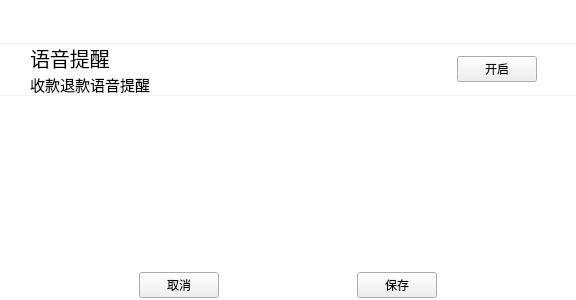
<?xml version="1.0" encoding="UTF-8"?>
<ui version="4.0">
 <class>ReminderSetting</class>
 <widget class="QWidget" name="ReminderSetting">
  <property name="geometry">
   <rect>
    <x>0</x>
    <y>0</y>
    <width>576</width>
    <height>300</height>
   </rect>
  </property>
  <property name="windowTitle">
   <string>Form</string>
  </property>
  <property name="styleSheet">
   <string notr="true">#widget,
#widget_15{
    border: 0px;
    background-color: white;
}

#widget_2{
border-top: 1px solid rgba(243, 243, 243, 1);;
border-bottom: 1px solid rgba(243, 243, 243, 1);;
background-color: white;

}</string>
  </property>
  <layout class="QVBoxLayout" name="verticalLayout" stretch="9,1">
   <property name="spacing">
    <number>0</number>
   </property>
   <property name="leftMargin">
    <number>0</number>
   </property>
   <property name="topMargin">
    <number>0</number>
   </property>
   <property name="rightMargin">
    <number>0</number>
   </property>
   <property name="bottomMargin">
    <number>0</number>
   </property>
   <item>
    <widget class="QWidget" name="widget" native="true">
     <layout class="QVBoxLayout" name="verticalLayout_2" stretch="1,1,4">
      <property name="spacing">
       <number>0</number>
      </property>
      <property name="leftMargin">
       <number>0</number>
      </property>
      <property name="topMargin">
       <number>0</number>
      </property>
      <property name="rightMargin">
       <number>0</number>
      </property>
      <property name="bottomMargin">
       <number>0</number>
      </property>
      <item>
       <spacer name="verticalSpacer_2">
        <property name="orientation">
         <enum>Qt::Vertical</enum>
        </property>
        <property name="sizeHint" stdset="0">
         <size>
          <width>20</width>
          <height>42</height>
         </size>
        </property>
       </spacer>
      </item>
      <item>
       <widget class="QWidget" name="widget_2" native="true">
        <layout class="QGridLayout" name="gridLayout" rowstretch="0,0,0" columnstretch="2,2,2,1">
         <property name="leftMargin">
          <number>30</number>
         </property>
         <property name="topMargin">
          <number>0</number>
         </property>
         <property name="rightMargin">
          <number>30</number>
         </property>
         <property name="bottomMargin">
          <number>0</number>
         </property>
         <property name="spacing">
          <number>0</number>
         </property>
         <item row="0" column="0">
          <widget class="QLabel" name="label">
           <property name="font">
            <font>
             <pointsize>15</pointsize>
            </font>
           </property>
           <property name="text">
            <string>语音提醒</string>
           </property>
          </widget>
         </item>
         <item row="0" column="1" rowspan="2" colspan="2">
          <spacer name="horizontalSpacer_3">
           <property name="orientation">
            <enum>Qt::Horizontal</enum>
           </property>
           <property name="sizeHint" stdset="0">
            <size>
             <width>272</width>
             <height>20</height>
            </size>
           </property>
          </spacer>
         </item>
         <item row="0" column="3" rowspan="3">
          <widget class="QWidget" name="widget_3" native="true">
           <layout class="QHBoxLayout" name="horizontalLayout">
            <item>
             <spacer name="horizontalSpacer">
              <property name="orientation">
               <enum>Qt::Horizontal</enum>
              </property>
              <property name="sizeHint" stdset="0">
               <size>
                <width>10</width>
                <height>20</height>
               </size>
              </property>
             </spacer>
            </item>
            <item>
             <widget class="QPushButton" name="pushButton">
              <property name="text">
               <string>开启</string>
              </property>
             </widget>
            </item>
            <item>
             <spacer name="horizontalSpacer_2">
              <property name="orientation">
               <enum>Qt::Horizontal</enum>
              </property>
              <property name="sizeHint" stdset="0">
               <size>
                <width>1</width>
                <height>20</height>
               </size>
              </property>
             </spacer>
            </item>
           </layout>
          </widget>
         </item>
         <item row="1" column="2" rowspan="2">
          <spacer name="horizontalSpacer_4">
           <property name="orientation">
            <enum>Qt::Horizontal</enum>
           </property>
           <property name="sizeHint" stdset="0">
            <size>
             <width>134</width>
             <height>20</height>
            </size>
           </property>
          </spacer>
         </item>
         <item row="2" column="0">
          <widget class="QLabel" name="label_2">
           <property name="font">
            <font>
             <pointsize>11</pointsize>
            </font>
           </property>
           <property name="text">
            <string>收款退款语音提醒</string>
           </property>
          </widget>
         </item>
        </layout>
       </widget>
      </item>
      <item>
       <spacer name="verticalSpacer">
        <property name="orientation">
         <enum>Qt::Vertical</enum>
        </property>
        <property name="sizeHint" stdset="0">
         <size>
          <width>20</width>
          <height>177</height>
         </size>
        </property>
       </spacer>
      </item>
     </layout>
    </widget>
   </item>
   <item>
    <widget class="QWidget" name="widget_15" native="true">
     <layout class="QHBoxLayout" name="horizontalLayout_7">
      <property name="spacing">
       <number>0</number>
      </property>
      <property name="leftMargin">
       <number>0</number>
      </property>
      <property name="topMargin">
       <number>0</number>
      </property>
      <property name="rightMargin">
       <number>0</number>
      </property>
      <property name="bottomMargin">
       <number>0</number>
      </property>
      <item>
       <spacer name="horizontalSpacer_10">
        <property name="orientation">
         <enum>Qt::Horizontal</enum>
        </property>
        <property name="sizeHint" stdset="0">
         <size>
          <width>129</width>
          <height>20</height>
         </size>
        </property>
       </spacer>
      </item>
      <item>
       <widget class="QPushButton" name="pushButton_cancel">
        <property name="text">
         <string>取消</string>
        </property>
       </widget>
      </item>
      <item>
       <spacer name="horizontalSpacer_9">
        <property name="orientation">
         <enum>Qt::Horizontal</enum>
        </property>
        <property name="sizeHint" stdset="0">
         <size>
          <width>128</width>
          <height>20</height>
         </size>
        </property>
       </spacer>
      </item>
      <item>
       <widget class="QPushButton" name="pushButton_save">
        <property name="text">
         <string>保存</string>
        </property>
       </widget>
      </item>
      <item>
       <spacer name="horizontalSpacer_11">
        <property name="orientation">
         <enum>Qt::Horizontal</enum>
        </property>
        <property name="sizeHint" stdset="0">
         <size>
          <width>129</width>
          <height>20</height>
         </size>
        </property>
       </spacer>
      </item>
     </layout>
    </widget>
   </item>
  </layout>
 </widget>
 <resources/>
 <connections/>
</ui>
